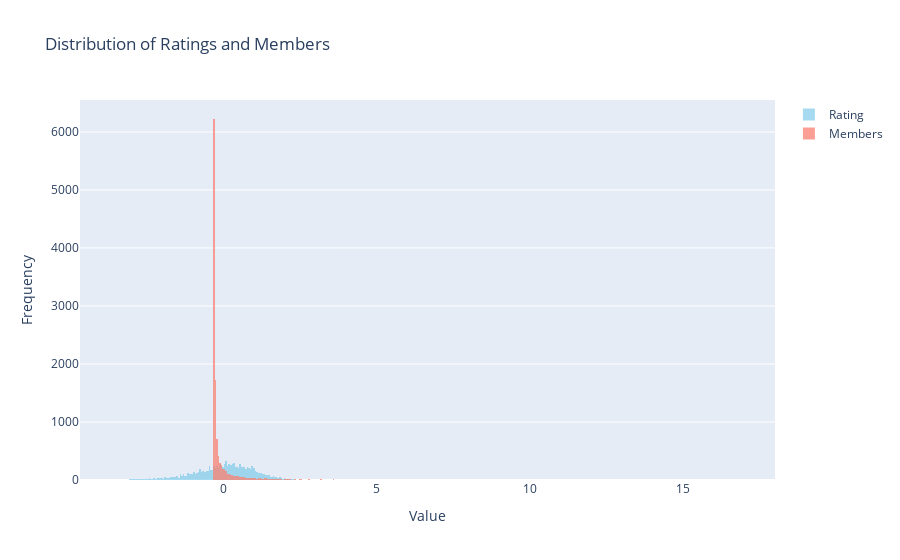

This figure's notebook cell:
### Code cell
fig.add_trace(go.Histogram(x=df_numerical['members'],
                            marker_color='salmon',
                            name='Members'))
fig.update_layout(title='Distribution of Ratings and Members',
                  xaxis_title='Value',
                  yaxis_title='Frequency',
                  barmode='overlay')
fig.update_traces(opacity=0.75)
fig.update_layout(showlegend=True)

fig.show()

### Figure 1 — Plotly figure (JSON) as saved in the notebook; plotly's stock layout.template omitted (floating-point values rounded to 4 significant figures; data arrays with more than 128 entries replaced by an {"elided": "..."} marker saying what was removed)
{"data": [{"marker": {"color": "skyblue"}, "name": "Rating", "opacity": 0.75, "type": "histogram", "x": {"elided": "12017 float values"}}, {"marker": {"color": "salmon"}, "name": "Members", "opacity": 0.75, "type": "histogram", "x": {"elided": "12017 float values"}}], "layout": {"barmode": "overlay", "showlegend": true, "title": {"text": "Distribution of Ratings and Members"}, "xaxis": {"title": {"text": "Value"}}, "yaxis": {"title": {"text": "Frequency"}}}}
